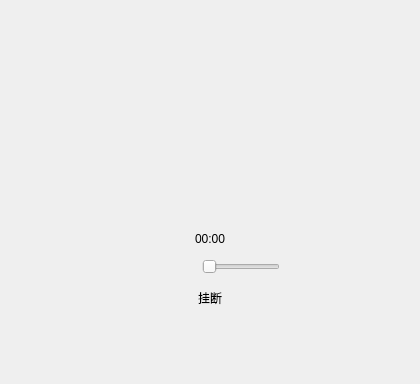
<?xml version="1.0" encoding="UTF-8"?>
<ui version="4.0">
 <class>SessionWidget</class>
 <widget class="QWidget" name="SessionWidget">
  <property name="geometry">
   <rect>
    <x>0</x>
    <y>0</y>
    <width>420</width>
    <height>384</height>
   </rect>
  </property>
  <property name="windowTitle">
   <string>SessionWidget</string>
  </property>
  <layout class="QVBoxLayout" name="verticalLayout_5">
   <property name="spacing">
    <number>0</number>
   </property>
   <property name="leftMargin">
    <number>2</number>
   </property>
   <property name="topMargin">
    <number>2</number>
   </property>
   <property name="rightMargin">
    <number>2</number>
   </property>
   <property name="bottomMargin">
    <number>2</number>
   </property>
   <item>
    <widget class="QStackedWidget" name="stackedWidget">
     <property name="currentIndex">
      <number>2</number>
     </property>
     <widget class="QWidget" name="page1">
      <layout class="QHBoxLayout" name="horizontalLayout_2">
       <property name="spacing">
        <number>0</number>
       </property>
       <property name="leftMargin">
        <number>0</number>
       </property>
       <property name="topMargin">
        <number>0</number>
       </property>
       <property name="rightMargin">
        <number>0</number>
       </property>
       <property name="bottomMargin">
        <number>0</number>
       </property>
       <item>
        <spacer name="horizontalSpacer_3">
         <property name="orientation">
          <enum>Qt::Horizontal</enum>
         </property>
         <property name="sizeHint" stdset="0">
          <size>
           <width>90</width>
           <height>20</height>
          </size>
         </property>
        </spacer>
       </item>
       <item>
        <widget class="QWidget" name="widgetInvite" native="true">
         <property name="sizePolicy">
          <sizepolicy hsizetype="Fixed" vsizetype="Preferred">
           <horstretch>0</horstretch>
           <verstretch>0</verstretch>
          </sizepolicy>
         </property>
         <property name="minimumSize">
          <size>
           <width>150</width>
           <height>0</height>
          </size>
         </property>
         <property name="maximumSize">
          <size>
           <width>150</width>
           <height>16777215</height>
          </size>
         </property>
         <layout class="QVBoxLayout" name="verticalLayout_2">
          <property name="leftMargin">
           <number>1</number>
          </property>
          <property name="topMargin">
           <number>1</number>
          </property>
          <property name="rightMargin">
           <number>1</number>
          </property>
          <property name="bottomMargin">
           <number>1</number>
          </property>
          <item>
           <spacer name="verticalSpacer_6">
            <property name="orientation">
             <enum>Qt::Vertical</enum>
            </property>
            <property name="sizeHint" stdset="0">
             <size>
              <width>20</width>
              <height>40</height>
             </size>
            </property>
           </spacer>
          </item>
          <item>
           <widget class="QLabel" name="toAvatar1">
            <property name="sizePolicy">
             <sizepolicy hsizetype="Fixed" vsizetype="Fixed">
              <horstretch>0</horstretch>
              <verstretch>0</verstretch>
             </sizepolicy>
            </property>
            <property name="minimumSize">
             <size>
              <width>150</width>
              <height>150</height>
             </size>
            </property>
            <property name="maximumSize">
             <size>
              <width>150</width>
              <height>150</height>
             </size>
            </property>
            <property name="text">
             <string>t</string>
            </property>
           </widget>
          </item>
          <item>
           <widget class="QLabel" name="labInfo1">
            <property name="text">
             <string>等待对方接受邀请...</string>
            </property>
            <property name="alignment">
             <set>Qt::AlignCenter</set>
            </property>
           </widget>
          </item>
          <item>
           <layout class="QHBoxLayout" name="horizontalLayout">
            <item>
             <spacer name="horizontalSpacer">
              <property name="orientation">
               <enum>Qt::Horizontal</enum>
              </property>
              <property name="sizeHint" stdset="0">
               <size>
                <width>40</width>
                <height>20</height>
               </size>
              </property>
             </spacer>
            </item>
            <item>
             <widget class="StylePushButton" name="btnBye">
              <property name="sizePolicy">
               <sizepolicy hsizetype="Fixed" vsizetype="Fixed">
                <horstretch>0</horstretch>
                <verstretch>0</verstretch>
               </sizepolicy>
              </property>
              <property name="text">
               <string>取消</string>
              </property>
              <property name="checkable">
               <bool>false</bool>
              </property>
              <property name="flat">
               <bool>true</bool>
              </property>
             </widget>
            </item>
            <item>
             <spacer name="horizontalSpacer_2">
              <property name="orientation">
               <enum>Qt::Horizontal</enum>
              </property>
              <property name="sizeHint" stdset="0">
               <size>
                <width>40</width>
                <height>20</height>
               </size>
              </property>
             </spacer>
            </item>
           </layout>
          </item>
          <item>
           <spacer name="verticalSpacer">
            <property name="orientation">
             <enum>Qt::Vertical</enum>
            </property>
            <property name="sizeHint" stdset="0">
             <size>
              <width>17</width>
              <height>95</height>
             </size>
            </property>
           </spacer>
          </item>
         </layout>
        </widget>
       </item>
       <item>
        <spacer name="horizontalSpacer_4">
         <property name="orientation">
          <enum>Qt::Horizontal</enum>
         </property>
         <property name="sizeHint" stdset="0">
          <size>
           <width>90</width>
           <height>20</height>
          </size>
         </property>
        </spacer>
       </item>
      </layout>
     </widget>
     <widget class="QWidget" name="page2">
      <layout class="QHBoxLayout" name="horizontalLayout_5">
       <property name="spacing">
        <number>0</number>
       </property>
       <property name="leftMargin">
        <number>0</number>
       </property>
       <property name="topMargin">
        <number>0</number>
       </property>
       <property name="rightMargin">
        <number>0</number>
       </property>
       <property name="bottomMargin">
        <number>0</number>
       </property>
       <item>
        <spacer name="horizontalSpacer_6">
         <property name="orientation">
          <enum>Qt::Horizontal</enum>
         </property>
         <property name="sizeHint" stdset="0">
          <size>
           <width>82</width>
           <height>20</height>
          </size>
         </property>
        </spacer>
       </item>
       <item>
        <widget class="QWidget" name="widgetAccept" native="true">
         <property name="sizePolicy">
          <sizepolicy hsizetype="Fixed" vsizetype="Preferred">
           <horstretch>0</horstretch>
           <verstretch>0</verstretch>
          </sizepolicy>
         </property>
         <property name="minimumSize">
          <size>
           <width>150</width>
           <height>0</height>
          </size>
         </property>
         <property name="maximumSize">
          <size>
           <width>150</width>
           <height>16777215</height>
          </size>
         </property>
         <layout class="QVBoxLayout" name="verticalLayout_4">
          <property name="leftMargin">
           <number>1</number>
          </property>
          <property name="topMargin">
           <number>1</number>
          </property>
          <property name="rightMargin">
           <number>1</number>
          </property>
          <property name="bottomMargin">
           <number>1</number>
          </property>
          <item>
           <spacer name="verticalSpacer_4">
            <property name="orientation">
             <enum>Qt::Vertical</enum>
            </property>
            <property name="sizeHint" stdset="0">
             <size>
              <width>20</width>
              <height>40</height>
             </size>
            </property>
           </spacer>
          </item>
          <item>
           <widget class="QLabel" name="toAvatar2">
            <property name="sizePolicy">
             <sizepolicy hsizetype="Fixed" vsizetype="Fixed">
              <horstretch>0</horstretch>
              <verstretch>0</verstretch>
             </sizepolicy>
            </property>
            <property name="minimumSize">
             <size>
              <width>150</width>
              <height>150</height>
             </size>
            </property>
            <property name="maximumSize">
             <size>
              <width>150</width>
              <height>150</height>
             </size>
            </property>
            <property name="text">
             <string>t</string>
            </property>
           </widget>
          </item>
          <item>
           <widget class="QLabel" name="labInfo2">
            <property name="text">
             <string>对方邀请中...</string>
            </property>
            <property name="alignment">
             <set>Qt::AlignCenter</set>
            </property>
           </widget>
          </item>
          <item>
           <layout class="QHBoxLayout" name="horizontalLayout_3">
            <item>
             <spacer name="horizontalSpacer_7">
              <property name="orientation">
               <enum>Qt::Horizontal</enum>
              </property>
              <property name="sizeHint" stdset="0">
               <size>
                <width>40</width>
                <height>20</height>
               </size>
              </property>
             </spacer>
            </item>
            <item>
             <layout class="QVBoxLayout" name="verticalLayout_3">
              <property name="spacing">
               <number>6</number>
              </property>
              <item>
               <widget class="StylePushButton" name="btnOk">
                <property name="text">
                 <string>接受</string>
                </property>
                <property name="flat">
                 <bool>true</bool>
                </property>
               </widget>
              </item>
              <item>
               <widget class="StylePushButton" name="btnReject">
                <property name="sizePolicy">
                 <sizepolicy hsizetype="Fixed" vsizetype="Fixed">
                  <horstretch>0</horstretch>
                  <verstretch>0</verstretch>
                 </sizepolicy>
                </property>
                <property name="text">
                 <string>拒绝</string>
                </property>
                <property name="flat">
                 <bool>true</bool>
                </property>
               </widget>
              </item>
             </layout>
            </item>
            <item>
             <spacer name="horizontalSpacer_8">
              <property name="orientation">
               <enum>Qt::Horizontal</enum>
              </property>
              <property name="sizeHint" stdset="0">
               <size>
                <width>40</width>
                <height>20</height>
               </size>
              </property>
             </spacer>
            </item>
           </layout>
          </item>
          <item>
           <spacer name="verticalSpacer_2">
            <property name="orientation">
             <enum>Qt::Vertical</enum>
            </property>
            <property name="sizeHint" stdset="0">
             <size>
              <width>20</width>
              <height>40</height>
             </size>
            </property>
           </spacer>
          </item>
         </layout>
         <zorder>toAvatar2</zorder>
         <zorder>labInfo2</zorder>
         <zorder>verticalSpacer_2</zorder>
         <zorder>verticalSpacer_4</zorder>
        </widget>
       </item>
       <item>
        <spacer name="horizontalSpacer_5">
         <property name="orientation">
          <enum>Qt::Horizontal</enum>
         </property>
         <property name="sizeHint" stdset="0">
          <size>
           <width>82</width>
           <height>20</height>
          </size>
         </property>
        </spacer>
       </item>
      </layout>
     </widget>
     <widget class="QWidget" name="page3">
      <layout class="QHBoxLayout" name="horizontalLayout_8">
       <property name="spacing">
        <number>0</number>
       </property>
       <property name="leftMargin">
        <number>0</number>
       </property>
       <property name="topMargin">
        <number>0</number>
       </property>
       <property name="rightMargin">
        <number>0</number>
       </property>
       <property name="bottomMargin">
        <number>0</number>
       </property>
       <item>
        <spacer name="horizontalSpacer_10">
         <property name="orientation">
          <enum>Qt::Horizontal</enum>
         </property>
         <property name="sizeHint" stdset="0">
          <size>
           <width>0</width>
           <height>20</height>
          </size>
         </property>
        </spacer>
       </item>
       <item>
        <widget class="QWidget" name="widgetSetup" native="true">
         <property name="sizePolicy">
          <sizepolicy hsizetype="Fixed" vsizetype="Preferred">
           <horstretch>0</horstretch>
           <verstretch>0</verstretch>
          </sizepolicy>
         </property>
         <property name="minimumSize">
          <size>
           <width>150</width>
           <height>0</height>
          </size>
         </property>
         <property name="maximumSize">
          <size>
           <width>150</width>
           <height>16777215</height>
          </size>
         </property>
         <layout class="QVBoxLayout" name="verticalLayout_7">
          <property name="leftMargin">
           <number>1</number>
          </property>
          <property name="topMargin">
           <number>0</number>
          </property>
          <property name="rightMargin">
           <number>1</number>
          </property>
          <property name="bottomMargin">
           <number>0</number>
          </property>
          <item>
           <spacer name="verticalSpacer_5">
            <property name="orientation">
             <enum>Qt::Vertical</enum>
            </property>
            <property name="sizeHint" stdset="0">
             <size>
              <width>20</width>
              <height>40</height>
             </size>
            </property>
           </spacer>
          </item>
          <item>
           <widget class="QLabel" name="toAvatar3">
            <property name="sizePolicy">
             <sizepolicy hsizetype="Fixed" vsizetype="Fixed">
              <horstretch>0</horstretch>
              <verstretch>0</verstretch>
             </sizepolicy>
            </property>
            <property name="minimumSize">
             <size>
              <width>150</width>
              <height>150</height>
             </size>
            </property>
            <property name="maximumSize">
             <size>
              <width>150</width>
              <height>150</height>
             </size>
            </property>
            <property name="text">
             <string/>
            </property>
            <property name="pixmap">
             <pixmap resource="../res.qrc">:/session/voice-pic.png</pixmap>
            </property>
           </widget>
          </item>
          <item>
           <layout class="QHBoxLayout" name="horizontalLayout_7">
            <item>
             <spacer name="horizontalSpacer_13">
              <property name="orientation">
               <enum>Qt::Horizontal</enum>
              </property>
              <property name="sizeHint" stdset="0">
               <size>
                <width>40</width>
                <height>20</height>
               </size>
              </property>
             </spacer>
            </item>
            <item>
             <widget class="QLabel" name="labTime">
              <property name="text">
               <string>00:00</string>
              </property>
              <property name="textFormat">
               <enum>Qt::AutoText</enum>
              </property>
             </widget>
            </item>
            <item>
             <spacer name="horizontalSpacer_14">
              <property name="orientation">
               <enum>Qt::Horizontal</enum>
              </property>
              <property name="sizeHint" stdset="0">
               <size>
                <width>40</width>
                <height>20</height>
               </size>
              </property>
             </spacer>
            </item>
           </layout>
          </item>
          <item>
           <layout class="QHBoxLayout" name="horizontalLayout_9">
            <item>
             <widget class="QToolButton" name="btnMic">
              <property name="sizePolicy">
               <sizepolicy hsizetype="Preferred" vsizetype="Preferred">
                <horstretch>0</horstretch>
                <verstretch>0</verstretch>
               </sizepolicy>
              </property>
              <property name="minimumSize">
               <size>
                <width>24</width>
                <height>24</height>
               </size>
              </property>
              <property name="maximumSize">
               <size>
                <width>24</width>
                <height>24</height>
               </size>
              </property>
              <property name="text">
               <string/>
              </property>
              <property name="iconSize">
               <size>
                <width>20</width>
                <height>20</height>
               </size>
              </property>
              <property name="checkable">
               <bool>true</bool>
              </property>
              <property name="autoRaise">
               <bool>true</bool>
              </property>
             </widget>
            </item>
            <item>
             <widget class="QToolButton" name="btnVolume">
              <property name="sizePolicy">
               <sizepolicy hsizetype="Preferred" vsizetype="Preferred">
                <horstretch>0</horstretch>
                <verstretch>0</verstretch>
               </sizepolicy>
              </property>
              <property name="minimumSize">
               <size>
                <width>24</width>
                <height>24</height>
               </size>
              </property>
              <property name="maximumSize">
               <size>
                <width>24</width>
                <height>24</height>
               </size>
              </property>
              <property name="text">
               <string/>
              </property>
              <property name="iconSize">
               <size>
                <width>20</width>
                <height>20</height>
               </size>
              </property>
              <property name="checkable">
               <bool>true</bool>
              </property>
              <property name="autoRaise">
               <bool>true</bool>
              </property>
             </widget>
            </item>
            <item>
             <widget class="QSlider" name="sliderVolume">
              <property name="minimumSize">
               <size>
                <width>78</width>
                <height>0</height>
               </size>
              </property>
              <property name="maximumSize">
               <size>
                <width>78</width>
                <height>16777215</height>
               </size>
              </property>
              <property name="orientation">
               <enum>Qt::Horizontal</enum>
              </property>
             </widget>
            </item>
           </layout>
          </item>
          <item>
           <layout class="QHBoxLayout" name="horizontalLayout_6">
            <item>
             <spacer name="horizontalSpacer_11">
              <property name="orientation">
               <enum>Qt::Horizontal</enum>
              </property>
              <property name="sizeHint" stdset="0">
               <size>
                <width>0</width>
                <height>20</height>
               </size>
              </property>
             </spacer>
            </item>
            <item>
             <widget class="StylePushButton" name="btnAudioBye">
              <property name="text">
               <string>挂断</string>
              </property>
              <property name="flat">
               <bool>true</bool>
              </property>
             </widget>
            </item>
            <item>
             <spacer name="horizontalSpacer_12">
              <property name="orientation">
               <enum>Qt::Horizontal</enum>
              </property>
              <property name="sizeHint" stdset="0">
               <size>
                <width>0</width>
                <height>20</height>
               </size>
              </property>
             </spacer>
            </item>
           </layout>
          </item>
          <item>
           <spacer name="verticalSpacer_3">
            <property name="orientation">
             <enum>Qt::Vertical</enum>
            </property>
            <property name="sizeHint" stdset="0">
             <size>
              <width>0</width>
              <height>65</height>
             </size>
            </property>
           </spacer>
          </item>
         </layout>
         <zorder>toAvatar3</zorder>
         <zorder>verticalSpacer_3</zorder>
         <zorder>verticalSpacer_5</zorder>
         <zorder>layoutWidget</zorder>
        </widget>
       </item>
       <item>
        <spacer name="horizontalSpacer_9">
         <property name="orientation">
          <enum>Qt::Horizontal</enum>
         </property>
         <property name="sizeHint" stdset="0">
          <size>
           <width>0</width>
           <height>20</height>
          </size>
         </property>
        </spacer>
       </item>
      </layout>
     </widget>
    </widget>
   </item>
  </layout>
 </widget>
 <layoutdefault spacing="6" margin="11"/>
 <customwidgets>
  <customwidget>
   <class>StylePushButton</class>
   <extends>QPushButton</extends>
   <header location="global">stylepushbutton.h</header>
  </customwidget>
 </customwidgets>
 <resources>
  <include location="../res.qrc"/>
 </resources>
 <connections/>
</ui>
